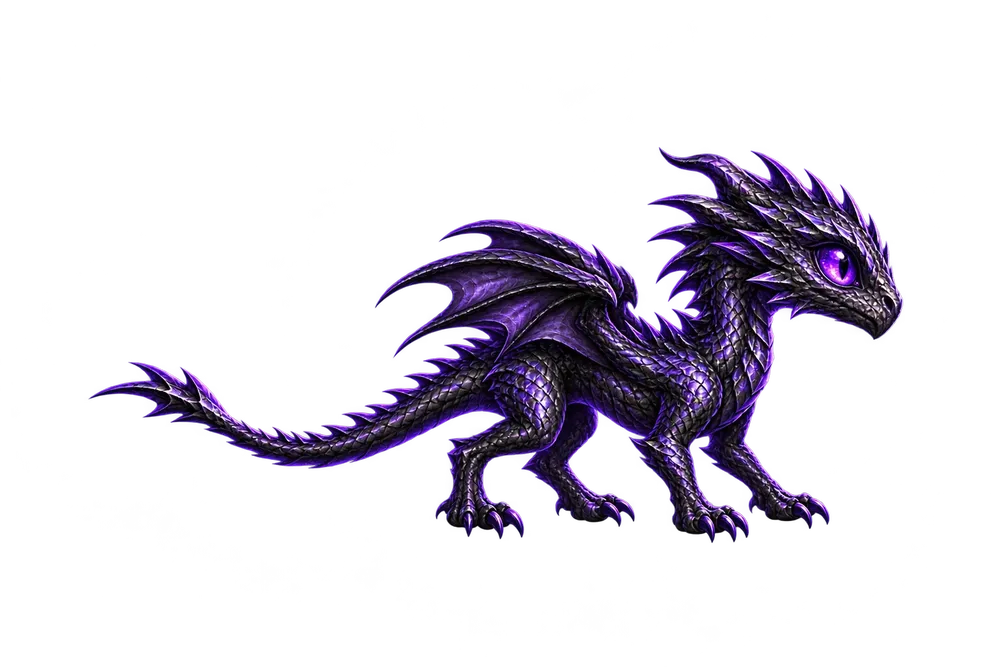
#> input picture phagi/dragons/art-src/dark/baby.webp, 1000 x 667 px, shrunk from 1536 x 1024 before the run
$ python cutout.py ../art-src/dark/baby.webp ../art-src/dark/body.webp
#> lines starting #> are read from the running program, lines starting #| are printed output that depends on the picture; after the words box and inside, x2 and y2 are one past the last pixel; in counts of white or black regions, pixels touching at a corner belong together
"""Вырезает белый фон у картинки из генератора (Canva отдаёт JPG на белом): заливка от краёв, замкнутые белые
просветы (между лапами) тоже фон, мягкий край и снятие белой каймы. python3 cutout.py вход.jpg выход.webp"""
import sys
import numpy as np
from PIL import Image, ImageDraw, ImageFilter
from scipy import ndimage

def cut(src, dst, tol=38, hole=150):
#> called with src = '../art-src/dark/baby.webp', dst = '../art-src/dark/body.webp', tol = 38, hole = 150
    im = Image.open(src).convert('RGB'); a = np.asarray(im).astype('f4')
#> after `im = Image.open(src).convert('RGB')`:
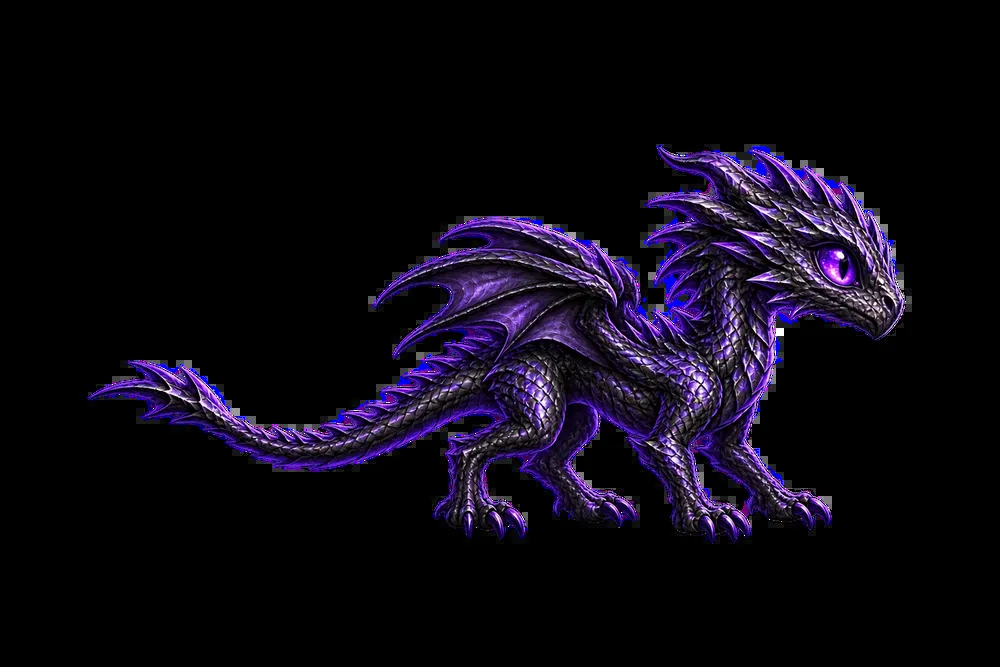
#> im: PIL image 1000x667 RGB; mean R, G, B 12.5, 8.4, 19.3
    d = np.sqrt(((255 - a) ** 2).sum(-1)); white = d < tol
#> after `d = np.sqrt(((255 - a) ** 2).sum(-1))`:
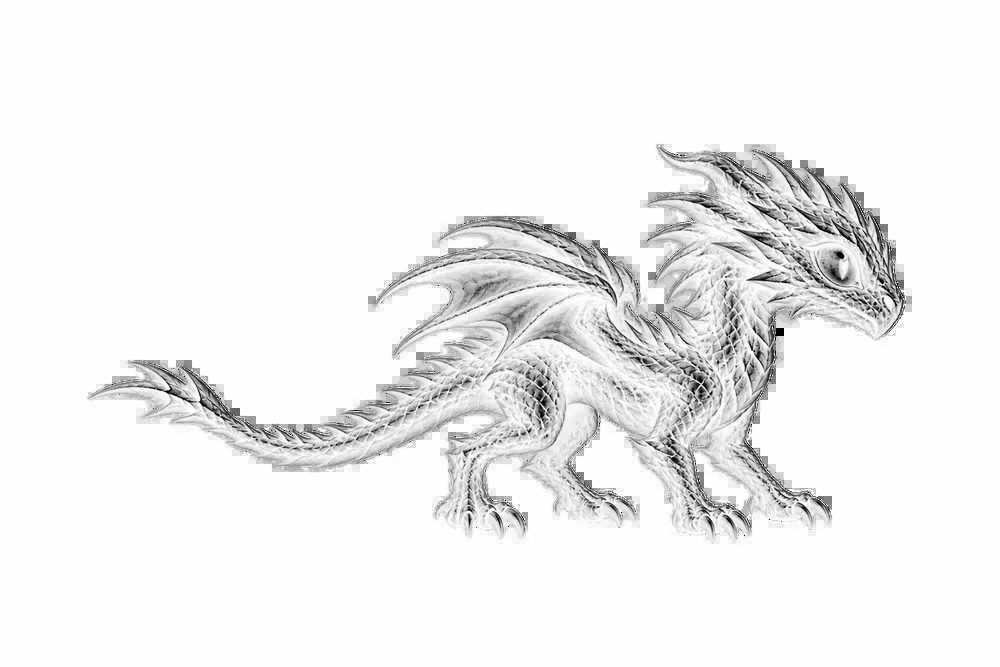
#> d: shape (667, 1000) float32; min 0, max 441.7, mean 419.5; drawn with min black and max white
#> after `white = d < tol`:
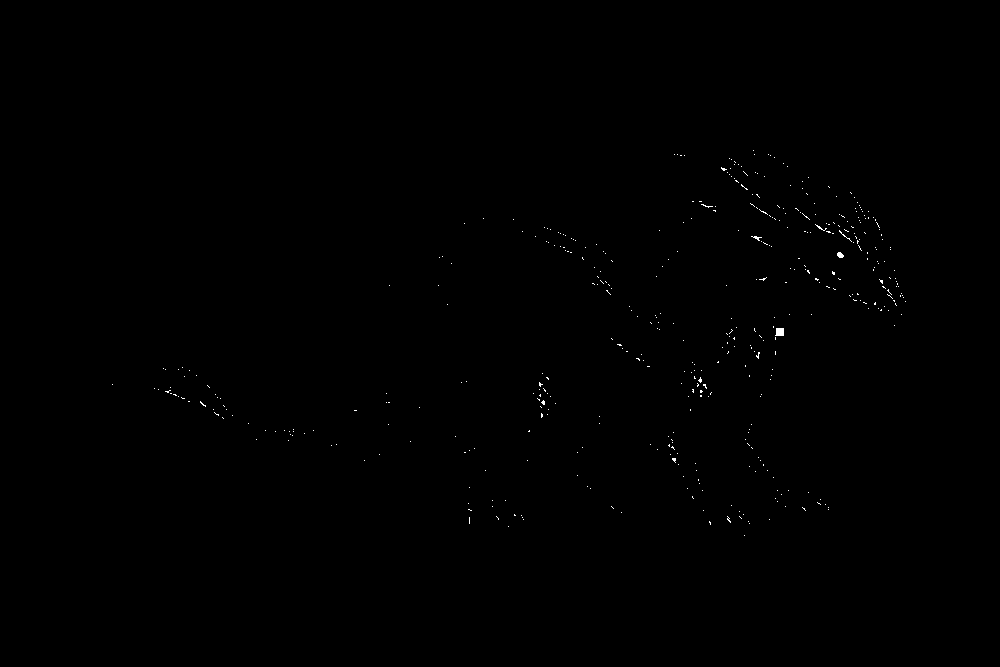
#> white: shape (667, 1000) bool; 0.16% white in thin lines or dots, all inside (x1, y1, x2, y2) = (112, 150, 906, 536)
    lab, n = ndimage.label(white)
#> lab: shape (667, 1000) int32; 582 distinct labels, from 0 to 581
#> n = 581
    H, W = white.shape; border = set(np.unique(np.concatenate([lab[0], lab[-1], lab[:, 0], lab[:, -1]]))) - {0}
#> after `H, W = white.shape`: H = 667; W = 1000
#> after `border = set(np.unique(np.concatenate([lab[0], lab[-1], lab[:, 0], lab`: border = 0 items
    sizes = ndimage.sum(np.ones_like(d), lab, range(1, n + 1)); mean_d = ndimage.mean(d, lab, range(1, n + 1))
#> after `sizes = ndimage.sum(np.ones_like(d), lab, range(1, n + 1))`: sizes = 581 values, max 65 at index 328, min 1 at index 0, mean 1.87
#> after `mean_d = ndimage.mean(d, lab, range(1, n + 1))`: mean_d = 581 values, max 37.85 at index 127, min 0 at index 60, mean 22.12
    bg = np.zeros_like(white)
    for i in range(1, n + 1):
        if i in border or (sizes[i - 1] >= hole and mean_d[i - 1] < 14): bg |= lab == i
#> bg: shape (667, 1000) bool; every value is 0
    alpha = np.where(bg, 0, 255).astype('f4')
#> alpha: shape (667, 1000) float32; every value is 255
    edge = ndimage.binary_dilation(bg, iterations=2) & ~bg
    alpha = np.where(edge, np.minimum(alpha, np.clip((d - 10) / 40 * 255, 0, 255)), alpha)
    A = Image.fromarray(alpha.astype('uint8')).filter(ImageFilter.GaussianBlur(.6)); al = np.asarray(A).astype('f4') / 255
#> after `A = Image.fromarray(alpha.astype('uint8')).filter(ImageFilter.Gaussian`: A: PIL image 1000x667 L; every value is 255
#> after `al = np.asarray(A).astype('f4') / 255`: al: shape (667, 1000) float32; every value is 1
    k = np.clip(al, .05, 1)[..., None]; rgb = np.clip((a - 255 * (1 - k)) / k, 0, 255)
    out = Image.fromarray(rgb.astype('uint8')).convert('RGBA'); out.putalpha(A); out.save(dst, quality=92); return out

if __name__ == '__main__':
    cut(sys.argv[1], sys.argv[2])
